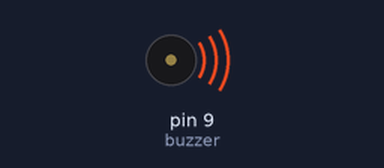
Bench run of a sketch on a simulated Arduino Uno, built with avr-gcc and run on an emulated ATmega328P. Parts: buzzer (waves = sounding).

Above: at 1.4 s.
At 5.75 s:
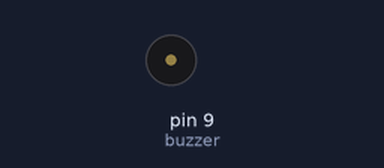
Timing chart, 0 to 8.6 s (numbered marks = the images above):
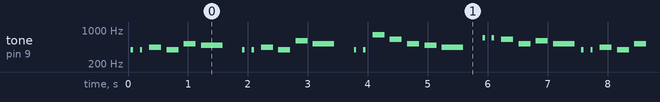

The sketch:

10-Buzzer-Pasivo-KY-006-Feliz-Cumple.ino
```cpp
/*
  Derechos de autor © UNIT Electronics
  Este codigo se proporciona "tal cual", sin garantías de ningún tipo.

  Para más información, visita nuestro blog:
  https://blog.uelectronics.com/tarjetas-desarrollo/arduino/haz-que-el-zumbador-buzzer-pasivo-modulo-ky-006-cante-feliz-cumpleanos-por-ti/
*/

int buzzer = 9;                                   // Pin de salida hacia el buzzer KY-006
int length = 28;                                  // Cantidad de notas en la canción
char notas[] = "GGAGcB GGAGdc GGxecBA yyecdc";    // Notas de la canción a replicar
int beats[] = { 2, 2, 8, 8, 8, 16, 1, 2, 2, 8, 8, 8, 16, 1, 2, 2, 8, 8, 8, 8, 16, 1, 2, 2, 8, 8, 8, 16 };
                                                 // Duración de cada nota en relación al tempo
int tempo = 110;                                  // Velocidad de reproducción (cuanto menor el valor, más rápido)

// Función para reproducir un tono específico durante cierta duración
void repTono(int tone, int duracion) {
  for (long i = 0; i < duracion * 1000L; i += tone * 2) {
    digitalWrite(buzzer, HIGH);     // Enciende el buzzer
    delayMicroseconds(tone);        // Espera la duración del tono
    digitalWrite(buzzer, LOW);      // Apaga el buzzer
    delayMicroseconds(tone);        // Espera la duración del tono antes de pasar al siguiente
  }
}

// Función para reproducir una nota específica durante cierta duración
void repNota(char nota, int duracion) {
  char notas[] = {'C', 'D', 'E', 'F', 'G', 'A', 'B', 'c', 'd', 'e', 'f', 'g', 'a', 'b', 'x', 'y'};
  int tonos[] = {1915, 1700, 1519, 1432, 1275, 1136, 1014, 956, 834, 765, 593, 468, 346, 224, 622, 715}; // Frecuencia de los tonos
  int SPEE = 5; // Factor de velocidad para ajustar la duración de la nota

  for (int i = 0; i < 17; i++) {
    if (notas[i] == nota) {
      int nuevaDuracion = duracion / SPEE; // Ajusta la duración de la nota según el factor de velocidad
      repTono(tonos[i], nuevaDuracion);   // Llama a la función para reproducir el tono correspondiente
    }
  }
}

void setup() {
  pinMode(buzzer, OUTPUT); // Configura el pin del buzzer como salida
}

void loop() {
  for (int i = 0; i < length; i++) {
    if (notas[i] == ' ') {
      delay(beats[i] * tempo); // Pausa según la duración indicada en 'beats' multiplicada por el tempo
    } else {
      repNota(notas[i], beats[i] * tempo); // Reproduce la nota según la duración indicada en 'beats' multiplicada por el tempo
    }
    delay(tempo); // Pausa entre notas según el tempo
  }
}
```

Measured:
- by itself, tone on pin 9 (buzzer): plays 391 Hz for 0.04 s, 391 Hz for 0.04 s, 438 Hz for 0.20 s, 391 Hz for 0.20 s, 521 Hz for 0.20 s, 491 Hz for 0.36 s … (434 notes in this stretch)
